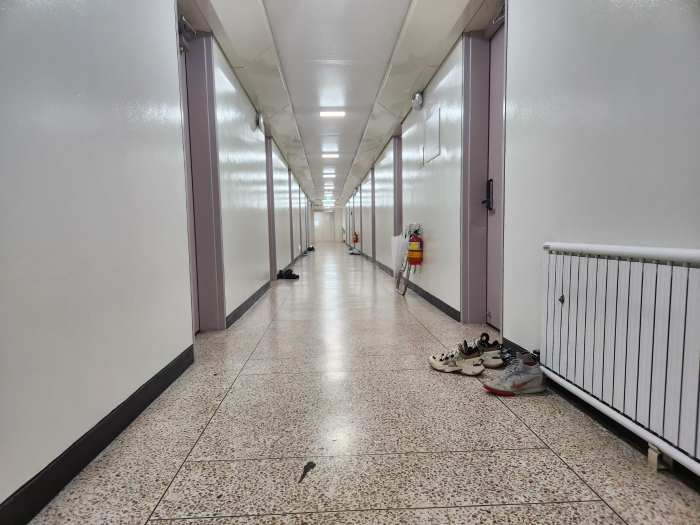
#> input picture img_test.jpg, 1400 x 1050 px, given in place of the camera (shown at 1/2 size)
$ python cam_test_03.py
#> lines starting #> are read from the running program, lines starting #| are printed output that depends on the picture; long printed decimals are rounded
### hough_line_test.py
import cv2
import numpy as np

# 영상 전처리 (허프 변환을 적용하기 전에 필요한 전처리 수행)
def preprocessing_for_hough(frame, blurVal, darkening_factor):
    # 이미지의 어두운 부분을 조금 낮추되, 밝은 부분은 그대로 둔다.
    def adjust_brightness(image, darkening_factor):
        gray = cv2.cvtColor(image, cv2.COLOR_BGR2GRAY)
        equ = cv2.equalizeHist(gray)
        adjusted_image = cv2.addWeighted(equ, 1 - darkening_factor, gray, darkening_factor, 0)
        return cv2.cvtColor(adjusted_image, cv2.COLOR_GRAY2BGR)

    # 전처리
    ad_frame = adjust_brightness(frame, darkening_factor)
    gray = cv2.cvtColor(ad_frame, cv2.COLOR_BGR2GRAY)
    blur = cv2.GaussianBlur(gray, (blurVal, blurVal), 0)
    edges = cv2.Canny(blur, 50, 150, apertureSize=3)
    return gray, blur, edges
# 허프 변환 수행
def create_hough_lines(lines):
    line_arr = []
    if lines is not None and len(lines) > 0:
        for line in lines:
            rho, theta = line[0]
            a = np.cos(theta)
            b = np.sin(theta)
            x0 = a * rho
            y0 = b * rho
            x1 = int(x0 + 1000 * (-b))
            y1 = int(y0 + 1000 * (a))
            x2 = int(x0 - 1000 * (-b))
            y2 = int(y0 - 1000 * (a))
            line_arr.append([x1, y1, x2, y2])
    return np.array(line_arr)
# frame에 직선 그리기
# [5 lines left out: function draw_lines, not called in this run]

# 기울기에 따른 line_arr 필터링
def lines_filtered(d_slope_degree, d_line_arr):
    # 수평 기울기 제한
    d_line_arr = d_line_arr[np.abs(d_slope_degree)>20]
    d_slope_degree = d_slope_degree[np.abs(d_slope_degree)>20]
    # 수직 기울기 제한
    d_line_arr = d_line_arr[np.abs(d_slope_degree)<75]
    d_slope_degree = d_slope_degree[np.abs(d_slope_degree)<75]
    # 필터링된 직선 버리기
    L_lines, R_lines = d_line_arr[(d_slope_degree>0),:], d_line_arr[(d_slope_degree<0),:]
    L_lines, R_lines = L_lines[:,None], R_lines[:,None]

    # NaN 값이 있는지 확인 후 정수로 변환
    if L_lines.size > 0:
        L_mean_line = np.expand_dims(np.nanmean(L_lines, axis=0), axis=0).astype(int)
    else:
        L_mean_line = np.zeros((1, 1, 4), dtype=int)

    if R_lines.size > 0:
        R_mean_line = np.expand_dims(np.nanmean(R_lines, axis=0), axis=0).astype(int)
    else:
        R_mean_line = np.zeros((1, 1, 4), dtype=int)

    # L_lines와 R_lines를 합치기
    all_lines = np.concatenate((L_lines, R_lines), axis=0)
    mean_line = np.concatenate((L_mean_line, R_mean_line), axis=0)

    return L_lines, R_lines, all_lines, L_mean_line, R_mean_line, mean_line

# [26 lines left out: function main, not called in this run]

# [2 lines that do not run on import are left out]

### cam_test_03.py
import cv2
import numpy as np
import hough_line_test as hough

# test3: 화면상 좌표 없이 직선의 기울기와 소실점 구하기.

def find_intersection(x1, y1, x2, y2, x3, y3, x4, y4):
    # 첫 번째 직선의 기울기와 y 절편 계산
    m1 = (y2 - y1) / (x2 - x1) if (x2 - x1) != 0 else None
    b1 = y1 - m1 * x1 if m1 is not None else x1

    # 두 번째 직선의 기울기와 y 절편 계산
    m2 = (y4 - y3) / (x4 - x3) if (x4 - x3) != 0 else None
    b2 = y3 - m2 * x3 if m2 is not None else x3

    # 두 직선이 평행인 경우
    if m1 == m2:
        return 0, 0  # 수정된 부분: 기본값으로 (0, 0) 반환

    # 교점의 x, y 좌표 계산
    if m1 is not None and m2 is not None:
        x_intersect = (b2 - b1) / (m1 - m2)
        y_intersect = m1 * x_intersect + b1
    elif m1 is None:
        x_intersect = b1
        y_intersect = m2 * x_intersect + b2
    else:  # m2 is None
        x_intersect = b2
        y_intersect = m1 * x_intersect + b1

    return x_intersect, y_intersect

def calculate_vanishing_point(lines):
    rho1, theta1 = lines[0][0]
    rho2, theta2 = lines[1][0]

    A = np.array([
        [np.cos(theta1), np.sin(theta1)],
        [np.cos(theta2), np.sin(theta2)]
    ])

    b = np.array([rho1, rho2])

    try:
        x, y = np.linalg.solve(A, b)
        return int(x), int(y)
    except np.linalg.LinAlgError:
        return None


def gen_slope_degree(d_lines):
    slope = []
    if d_lines is not None and len(d_lines) > 0:
        for line in d_lines:
            rho, theta = line[0]
            slope.append(np.arctan2(np.sin(theta), np.cos(theta)) * 180 / np.pi - 90)
    return np.array(slope)

# 기울기에 따른 lines 필터링
def lines_filtered_rth(d_slope_degree, d_lines):
    # 수평 기울기 제한
    d_lines = d_lines[np.abs(d_slope_degree)>20]
    d_slope_degree = d_slope_degree[np.abs(d_slope_degree)>20]
    # 수직 기울기 제한
    d_lines = d_lines[np.abs(d_slope_degree)<75]
    d_slope_degree = d_slope_degree[np.abs(d_slope_degree)<75]
    # 필터링된 직선 버리기
    L_lines, R_lines = d_lines[(d_slope_degree>0),:], d_lines[(d_slope_degree<0),:]
    L_lines, R_lines = L_lines[:,None], R_lines[:,None]

    # NaN 값이 있는지 확인 후 정수로 변환
    if L_lines.size > 0:
        L_mean_line = np.nanmean(L_lines, axis=0)[None, None, :].astype(int)
    else:
        L_mean_line = np.zeros((1, 1, 4), dtype=int)

    if R_lines.size > 0:
        R_mean_line = np.nanmean(R_lines, axis=0)[None, None, :].astype(int)
    else:
        R_mean_line = np.zeros((1, 1, 4), dtype=int)

    # L_lines와 R_lines를 합치기
    all_lines = np.concatenate((L_lines, R_lines), axis=0)
    mean_line = np.concatenate((L_mean_line, R_mean_line), axis=0)

    return L_lines, R_lines, all_lines, L_mean_line, R_mean_line, mean_line

roi_y = 213

x_vanish = 0
y_vanish = 0

def main():
    # 카메라 초기화
    camera_index = 1 #0
    cap = cv2.VideoCapture(camera_index)

    if not cap.isOpened():
        print("Could not open webcam")
        exit()

    while True:
        ret, frame = cap.read()
#> frame is the input picture: shape (1050, 1400, 3); mean B, G, R 147.5, 150.7, 154.1

        if ret:
            n_frame = cv2.resize(frame, (416, 416))
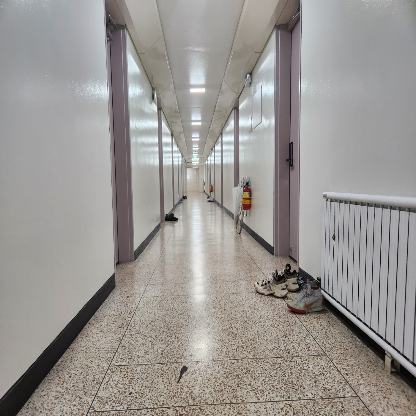
#> n_frame: shape (416, 416, 3); mean B, G, R 147.4, 150.6, 154
            roi_fr = n_frame[roi_y : ,  : ]       # [y:y+h, x:x+w]
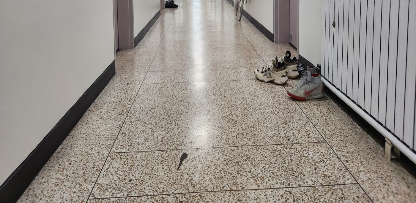
#> roi_fr: shape (203, 416, 3); mean B, G, R 136.7, 143, 149.2

            # 허프 변환으로 선 감지
            _, blur, edges = hough.preprocessing_for_hough(roi_fr, 5, 0.2)
#> in adjust_brightness, `equ = cv2.equalizeHist(gray)`:
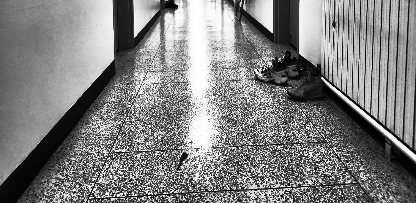
#> equ: shape (203, 416); min 0, max 255, mean 129.1
#> in preprocessing_for_hough, `blur = cv2.GaussianBlur(gray, (blurVal, blurVal), 0)`:
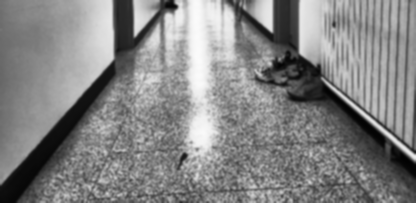
#> blur: shape (203, 416); min 1, max 251, mean 132.1
#> in preprocessing_for_hough, `edges = cv2.Canny(blur, 50, 150, apertureSize=3)`:
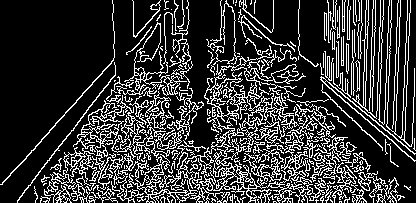
#> edges: shape (203, 416); 21.4% white in thin lines or dots
            lines = cv2.HoughLines(edges, 1, np.pi / 180, threshold=110)
#> lines = 841 rows, first 8: [124, 0.733], [201, 1.52], [192, 1.55], [195, 1.55], [157, 1.52], [176, 1.62], [188, 1.17], [209, 1.4]
            line_arr = np.squeeze(hough.create_hough_lines(lines))
#> the loop in create_hough_lines, `for line in lines:` made 841 passes
#> (rho, theta, a, b, x0, y0, x1, y1) on passes 1 to 3: (124, 0.733, 0.743, 0.669, 92.15, 82.97, -576, 826), (201, 1.52, 0.0523, 0.999, 10.52, 200.7, -988, 253), (192, 1.55, 0.0175, 1, 3.35, 192, -996, 209)
#> after the loop in create_hough_lines, `for line in lines:`: line_arr = 841 items, first 6: [-576, 826, 761, -660], [-988, 253, 1009, 148], [-996, 209, 1003, 174], [-996, 212, 1003, 177], [-990, 209, 1006, 104], [-1007, 123, 989, 228]
#> line_arr = 841 rows, first 6: [-576, 826, 761, -660], [-988, 253, 1009, 148], [-996, 209, 1003, 174], [-996, 212, 1003, 177], [-990, 209, 1006, 104], [-1007, 123, 989, 228]

            # 선 솎아내기
            if line_arr.size == 0:
                pass
                # print("None")
            elif line_arr.ndim == 1:
                pass
                # print(1)
                # x1, y1, x2, y2 = line_arr[0], line_arr[1]+roi_y, line_arr[2], line_arr[3]+roi_y
            else:
                # print(line_arr.size)
                x1, y1, x2, y2 = line_arr[:, 0], line_arr[:, 1]+roi_y, line_arr[:, 2], line_arr[:, 3]+roi_y
#> x1 = 841 values, max 361 at index 551, min -1011 at index 28, mean -885.3; y1 = 841 values, max 1226 at index 467, min -592 at index 663, mean 509.6; x2 = 841 values, max 1024 at index 563, min 402 at index 345, mean 973.3; y2 = 841 values, max 866 at index 666, min -773 at index 345, mean 211.1
                slope_degree = gen_slope_degree(lines)
#> the loop in gen_slope_degree, `for line in d_lines:` made 841 passes

                _, _, _, _, _, mean_line = hough.lines_filtered(slope_degree, line_arr)
                mean_line[:, :, [1, 3]] += roi_y
                _, _, _, _, _, mean_line_rth = lines_filtered_rth(slope_degree, lines)
                print(mean_line)
#| [[[-785 -363  852  728]]
#|  [[-752  884  963 -101]]]
                print(mean_line_rth)
#| [[[[[-44   2]]]]
#|  [[[[209   1]]]]]

                # 소실점 생성
                x_vanish, y_vanish = find_intersection(
                    mean_line[0, 0, 0], mean_line[0, 0, 1],
                    mean_line[0, 0, 2], mean_line[0, 0, 3],
                    mean_line[1, 0, 0], mean_line[1, 0, 1],
                    mean_line[1, 0, 2], mean_line[1, 0, 3]
                )
                # vanishing_point = calculate_vanishing_point(mean_line_rth)

                # hough.draw_lines(n_frame, all_lines, 128, 0, 0)
                # hough.draw_lines(n_frame, mean_line, 0, 0, 255)

            cv2.imshow("n_frame", n_frame)

        if cv2.waitKey(30) & 0xFF == ord('q'):
#> (key q is pressed here)
            print(x_vanish, y_vanish)
#| 235.266 316.970
            # print(vanishing_point)
            break

    cap.release()
    cv2.destroyAllWindows()

if __name__ == "__main__":
    main()
